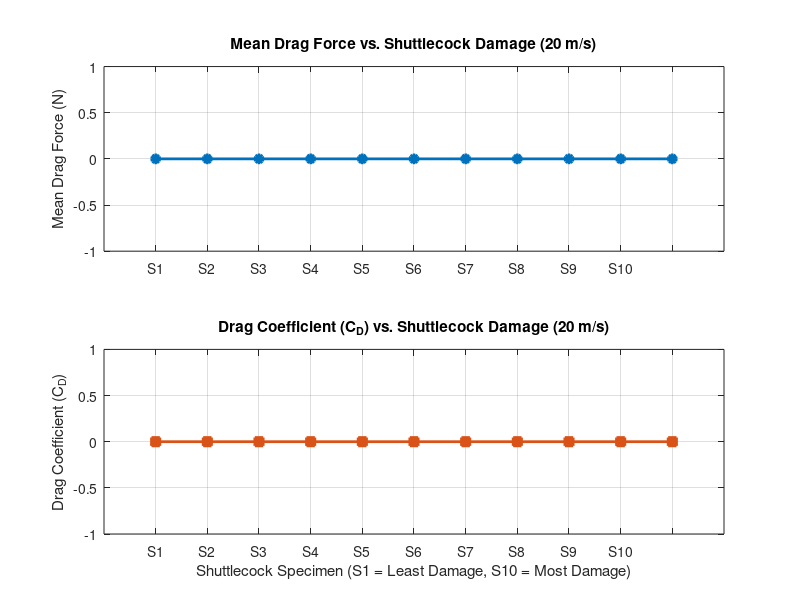

The MATLAB script that drew this image:
% MATLAB Script to Analyse Multiple Shuttlecocks (S1 to S10) at 20 m/s
% Note: Ensure all 10 CSVs are imported into your Workspace first.

% 1. Define the names of the workspace variables exactly as imported
varNames = {'S1_V20', 'S2_V20', 'S3_V20', 'S4_V20', 'S5_V20', ...
            'S6_V20', 'S7_V20', 'S8_V20', 'S9_V20', 'S10MFSIDE_V20', 'S10MFUP_V20'};

numShuttles = length(varNames);

% Pre-allocate arrays to store our results
meanDragArray = zeros(numShuttles, 1);
CdArray = zeros(numShuttles, 1);

% Constants for Cd Calculation
rho = 1.225; % Standard air density (kg/m^3)
v = 20;      % Velocity (m/s)
d = 0.066;   % Shuttlecock skirt diameter (m)
A = pi * (d / 2)^2; % Reference Area (m^2)

disp('--- Processing Shuttlecock Batch Data (20 m/s) ---');

% 2. Loop through each shuttlecock dataset
for i = 1:numShuttles
    % Safely retrieve the variable from the workspace
    try
        currentData = eval(varNames{i});
    catch
        warning('Variable %s not found in workspace. Please check your imported names.', varNames{i});
        continue;
    end
    
    % Convert to numeric matrix if it imported as a Table
    if istable(currentData)
        currentData = table2array(currentData);
    end
    
    % Extract Drag Data (Assuming Column 1 is Fx)
    Fx = currentData(:, 1); 
    
    % Calculate Steady-State Mean Drag from the second half of the data
    numPoints = size(Fx, 1);
    halfIdx = floor(numPoints / 2);
    meanDrag = mean(Fx(halfIdx:end));
    
    % Store the absolute mean drag and calculate Cd
    meanDragArray(i) = abs(meanDrag);
    CdArray(i) = (2 * meanDragArray(i)) / (rho * v^2 * A);
    
    % Print individual results to the Command Window
    fprintf('Processed %-15s | Mean Drag: %.4f N | Cd: %.4f\n', varNames{i}, meanDragArray(i), CdArray(i));
end
disp('----------------------------------------------------');

% 3. Plotting the Comparison Results
% Create clean labels for the x-axis
xLabels = {'S1', 'S2', 'S3', 'S4', 'S5', 'S6', 'S7', 'S8', 'S9', 'S10'};
xData = 1:numShuttles;

figure('Name', 'Shuttlecock Aerodynamic Degradation at 20 m/s', 'Position', [100, 100, 800, 600]);

% Plot 1: Mean Drag Force Comparison
subplot(2, 1, 1);
plot(xData, meanDragArray, '-o', 'Color', [0 0.4470 0.7410], 'LineWidth', 2, 'MarkerFaceColor', [0 0.4470 0.7410]);
xticks(xData);
xticklabels(xLabels);
title('Mean Drag Force vs. Shuttlecock Damage (20 m/s)');
ylabel('Mean Drag Force (N)');
grid on;

% Plot 2: Drag Coefficient Comparison
subplot(2, 1, 2);
plot(xData, CdArray, '-s', 'Color', [0.8500 0.3250 0.0980], 'LineWidth', 2, 'MarkerFaceColor', [0.8500 0.3250 0.0980]);
xticks(xData);
xticklabels(xLabels);
title('Drag Coefficient (C_D) vs. Shuttlecock Damage (20 m/s)');
xlabel('Shuttlecock Specimen (S1 = Least Damage, S10 = Most Damage)');
ylabel('Drag Coefficient (C_D)');
grid on;
